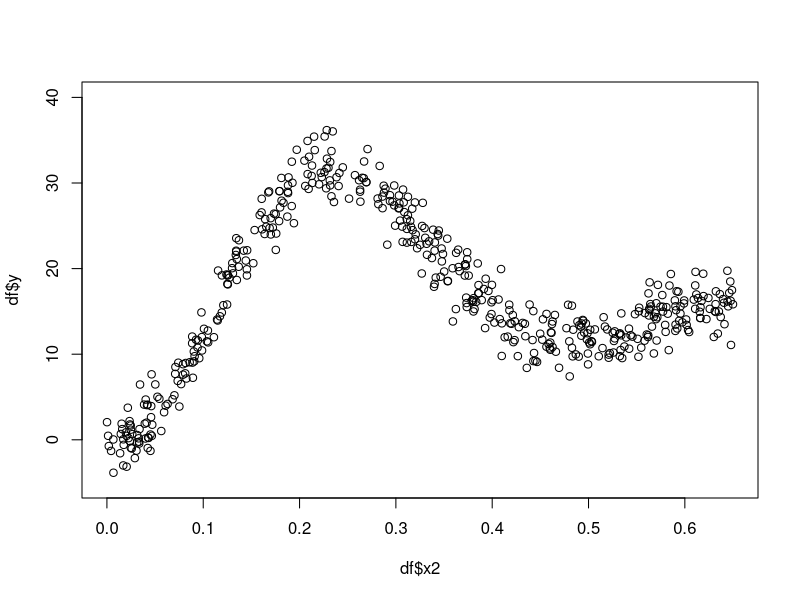
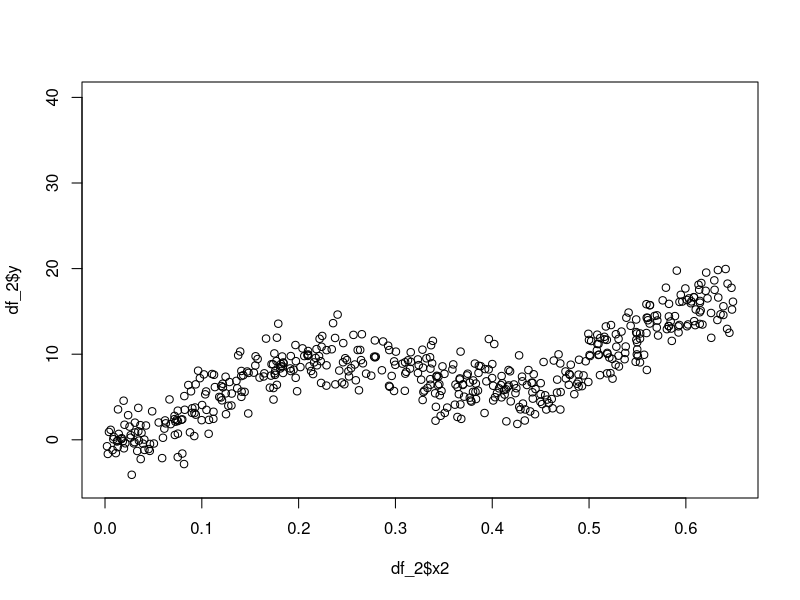
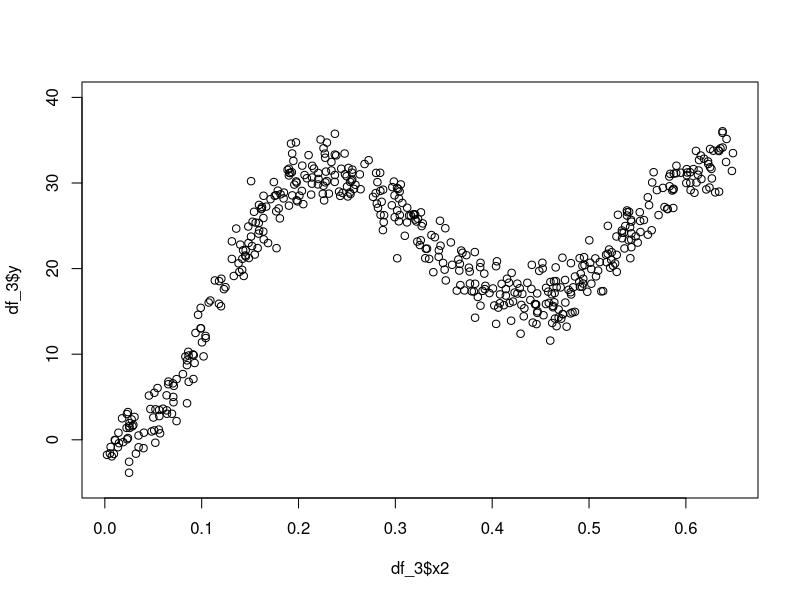

R code for these plots, in order:
# https://stats.stackexchange.com/a/300242

set.seed(20)

# f2 <- function(x) 0.2 * x^11 * (10 * (1 - x))^6 +
  # 10 * (10 * x)^3 * (1 - x)^10
f2 <- function(x, o = 1, p = 35) {
  o * x^11 * (10 * (1 - x))^6 +
  p * (10 * x)^3 * (1 - x)^10
}

ysim <- function(n = 500, scale = 2, o = 1, p = 35) {
  x <- runif(n, max = 0.65)
  e <- rnorm(n, 0, scale)
  f <- f2(x, o, p)
  y <- f + e
  data.frame(y = y, x2 = x, f2 = f)
}

df <- ysim()

plot(df$x2, df$y, ylim = c(-5, 40))

# Changing p changes the first peak

df_2 <- ysim(p = 11)

plot(df_2$x2, df_2$y, ylim = c(-5, 40))

# Changing o changes the second peak

df_3 <- ysim(o = 2)

plot(df_3$x2, df_3$y, ylim = c(-5, 40))
